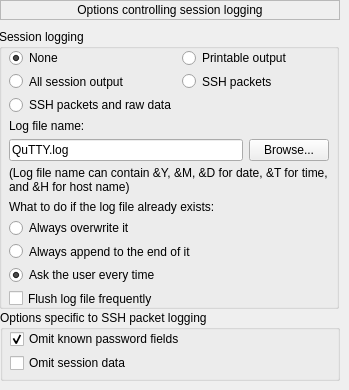
   <widget class="QWidget" name="page_2">
    <widget class="QLabel" name="label_2">
     <property name="geometry">
      <rect>
       <x>0</x>
       <y>0</y>
       <width>340</width>
       <height>20</height>
      </rect>
     </property>
     <property name="layoutDirection">
      <enum>Qt::LeftToRight</enum>
     </property>
     <property name="frameShape">
      <enum>QFrame::StyledPanel</enum>
     </property>
     <property name="text">
      <string>Options controlling session logging</string>
     </property>
     <property name="alignment">
      <set>Qt::AlignCenter</set>
     </property>
    </widget>
    <widget class="QGroupBox" name="groupBox_4">
     <property name="geometry">
      <rect>
       <x>-1</x>
       <y>29</y>
       <width>340</width>
       <height>280</height>
      </rect>
     </property>
     <property name="title">
      <string>Session logging</string>
     </property>
     <widget class="QLabel" name="label_3">
      <property name="geometry">
       <rect>
        <x>10</x>
        <y>89</y>
        <width>101</width>
        <height>16</height>
       </rect>
      </property>
      <property name="text">
       <string>Log file name:</string>
      </property>
     </widget>
     <widget class="QLabel" name="label_4">
      <property name="geometry">
       <rect>
        <x>10</x>
        <y>130</y>
        <width>320</width>
        <height>41</height>
       </rect>
      </property>
      <property name="lineWidth">
       <number>1</number>
      </property>
      <property name="text">
       <string>(Log file name can contain &amp;Y, &amp;M, &amp;D for date, &amp;T for time, and &amp;H for host name)</string>
      </property>
      <property name="textFormat">
       <enum>Qt::PlainText</enum>
      </property>
      <property name="scaledContents">
       <bool>false</bool>
      </property>
      <property name="wordWrap">
       <bool>true</bool>
      </property>
     </widget>
     <widget class="QLabel" name="label_6">
      <property name="geometry">
       <rect>
        <x>10</x>
        <y>170</y>
        <width>221</width>
        <height>16</height>
       </rect>
      </property>
      <property name="text">
       <string>What to do if the log file already exists:</string>
      </property>
     </widget>
     <widget class="QWidget" name="layoutWidget3">
      <property name="geometry">
       <rect>
        <x>10</x>
        <y>20</y>
        <width>320</width>
        <height>65</height>
       </rect>
      </property>
      <layout class="QFormLayout" name="formLayout">
       <item row="0" column="0">
        <widget class="QRadioButton" name="rb_sessionlog_none">
         <property name="text">
          <string>None</string>
         </property>
         <property name="checked">
          <bool>true</bool>
         </property>
         <attribute name="buttonGroup">
          <string>gp_seslog</string>
         </attribute>
        </widget>
       </item>
       <item row="0" column="1">
        <widget class="QRadioButton" name="rb_sessionlog_printout">
         <property name="text">
          <string>Printable output</string>
         </property>
         <attribute name="buttonGroup">
          <string>gp_seslog</string>
         </attribute>
        </widget>
       </item>
       <item row="1" column="0">
        <widget class="QRadioButton" name="rb_sessionlog_alloutput">
         <property name="text">
          <string>All session output</string>
         </property>
         <attribute name="buttonGroup">
          <string>gp_seslog</string>
         </attribute>
        </widget>
       </item>
       <item row="1" column="1">
        <widget class="QRadioButton" name="rb_sessionlog_sshpacket">
         <property name="text">
          <string>SSH packets</string>
         </property>
         <attribute name="buttonGroup">
          <string>gp_seslog</string>
         </attribute>
        </widget>
       </item>
       <item row="2" column="0">
        <widget class="QRadioButton" name="rb_sessionlog_rawdata">
         <property name="text">
          <string>SSH packets and raw data</string>
         </property>
         <attribute name="buttonGroup">
          <string>gp_seslog</string>
         </attribute>
        </widget>
       </item>
      </layout>
     </widget>
     <widget class="QWidget" name="layoutWidget4">
      <property name="geometry">
       <rect>
        <x>10</x>
        <y>190</y>
        <width>320</width>
        <height>88</height>
       </rect>
      </property>
      <layout class="QVBoxLayout" name="verticalLayout">
       <item>
        <widget class="QRadioButton" name="rb_sessionlog_overwrite">
         <property name="text">
          <string>Always overwrite it</string>
         </property>
         <attribute name="buttonGroup">
          <string>gp_logfile</string>
         </attribute>
        </widget>
       </item>
       <item>
        <widget class="QRadioButton" name="rb_sessionlog_append">
         <property name="text">
          <string>Always append to the end of it</string>
         </property>
         <attribute name="buttonGroup">
          <string>gp_logfile</string>
         </attribute>
        </widget>
       </item>
       <item>
        <widget class="QRadioButton" name="rb_sessionlog_askuser">
         <property name="text">
          <string>Ask the user every time</string>
         </property>
         <property name="checked">
          <bool>true</bool>
         </property>
         <attribute name="buttonGroup">
          <string>gp_logfile</string>
         </attribute>
        </widget>
       </item>
       <item>
        <widget class="QCheckBox" name="chb_sessionlog_flush">
         <property name="text">
          <string>Flush log file frequently</string>
         </property>
         <property name="checked">
          <bool>false</bool>
         </property>
        </widget>
       </item>
      </layout>
     </widget>
     <widget class="QWidget" name="">
      <property name="geometry">
       <rect>
        <x>10</x>
        <y>109</y>
        <width>320</width>
        <height>25</height>
       </rect>
      </property>
      <layout class="QHBoxLayout" name="horizontalLayout_4">
       <item>
        <widget class="QLineEdit" name="le_sessionlog_filename">
         <property name="text">
          <string>QuTTY.log</string>
         </property>
        </widget>
       </item>
       <item>
        <widget class="QPushButton" name="pushButton_5">
         <property name="text">
          <string>Browse...</string>
         </property>
        </widget>
       </item>
      </layout>
     </widget>
    </widget>
    <widget class="QGroupBox" name="groupBox_5">
     <property name="geometry">
      <rect>
       <x>0</x>
       <y>310</y>
       <width>340</width>
       <height>71</height>
      </rect>
     </property>
     <property name="title">
      <string>Options specific to SSH packet logging</string>
     </property>
     <widget class="QWidget" name="layoutWidget5">
      <property name="geometry">
       <rect>
        <x>10</x>
        <y>20</y>
        <width>320</width>
        <height>42</height>
       </rect>
      </property>
      <layout class="QVBoxLayout" name="verticalLayout_2">
       <item>
        <widget class="QCheckBox" name="chb_sessionlog_omitpasswd">
         <property name="text">
          <string>Omit known password fields</string>
         </property>
         <property name="checked">
          <bool>true</bool>
         </property>
        </widget>
       </item>
       <item>
        <widget class="QCheckBox" name="chb_sessionlog_omitdata">
         <property name="text">
          <string>Omit session data</string>
         </property>
        </widget>
       </item>
      </layout>
     </widget>
    </widget>
   </widget>
